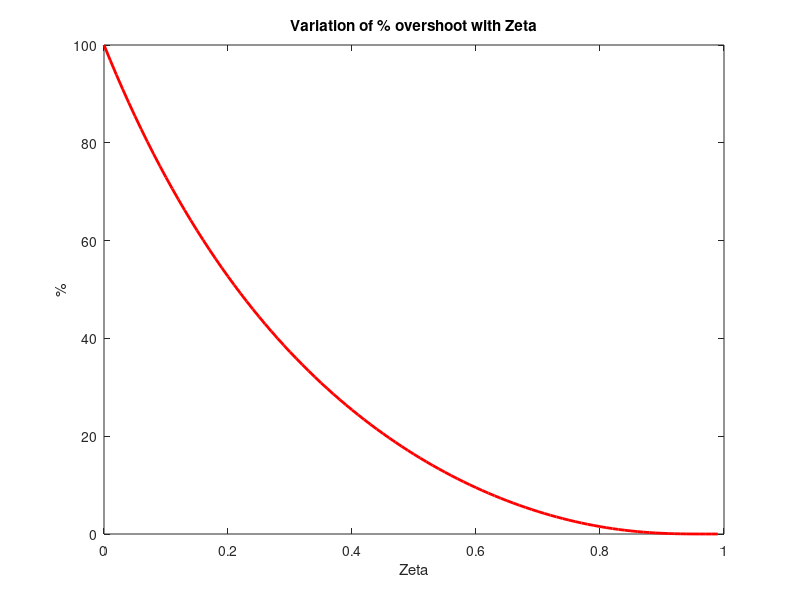

Recreate this plot in MATLAB.
clear
clc
%%
z = 0:0.01:1-0.01;
mp = exp(-z.*pi./((1-z.^2).^0.5));
plot(z,mp*100,'r','Linewidth',2)
title('Variation of % overshoot with Zeta')
xlabel('Zeta')
ylabel('%')
%title()
%%
clear
clc